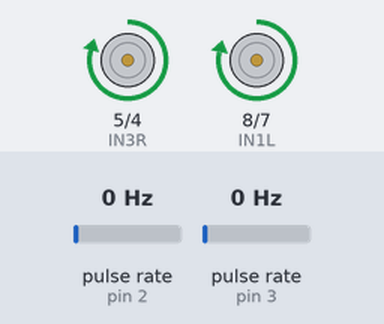
Bench run of a sketch on a simulated Arduino Mega 2560, built with avr-gcc and run on an emulated ATmega2560. Parts: motor-driver pin pairs drawn as motors (green arrow = first pin HIGH = forward, orange = second pin HIGH = backward, longer = more drive, scaled by the enable pin). Wiring (inferred from the names in the program): 2 × pulse sensor: data pin 2 / data pin 3. Inputs (shaded band) come from the test bench; at power-on: pulse rate (sensors on pin 2, pin 3) 0 Hz.

Above: at 11.2 s.
11.3 s: pulse rate (sensor on pin 2) set to 50 Hz
14.3 s: pulse rate (sensor on pin 3) set to 50 Hz
At 15.25 s:
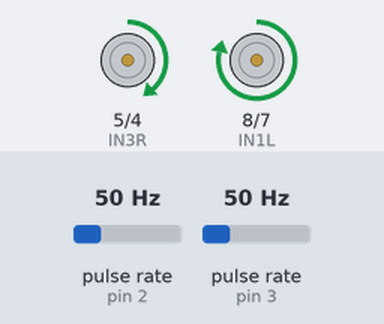
17.3 s: pulse rate (sensor on pin 2) set to 4 Hz
At 18.25 s:
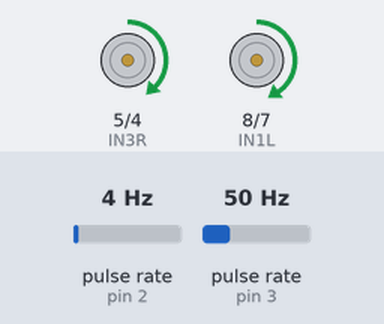
20.3 s: pulse rate (sensor on pin 3) set to 4 Hz
At 21.4 s:
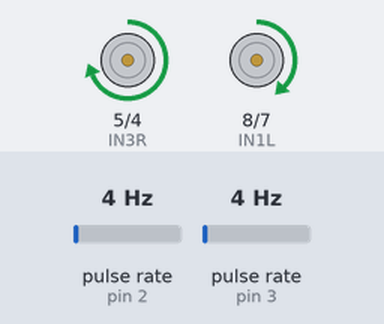
Timing chart, 0 to 24.3 s (numbered marks = the images above; inputs shaded):
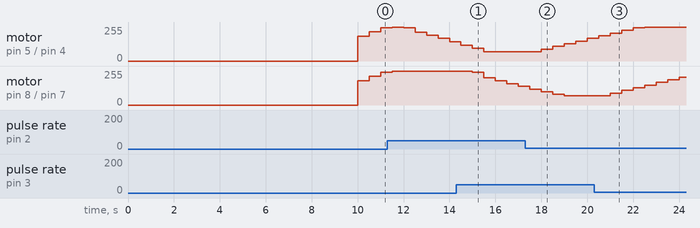

The sketch:

pid_both_loaded_2.ino
```cpp
#include <Arduino.h> // Standard Arduino library

// --- Bluetooth Module Pins (HC-05 using Hardware Serial1 on Mega) ---
// On Arduino Mega:
// RX1 (Pin 19) will receive data from HC-05 TX
// TX1 (Pin 18) will send data to HC-05 RX (via voltage divider)
// Ensure your HC-05's baud rate is set to 9600 (default) or match it here.

// --- Motor Driver Pins (L298N) ---
// Left Motor pins
const int ENAL = 10; // PWM pin for Left Motor speed
const int IN1L = 8;  // Left Motor Direction Pin 1
const int IN2L = 7;  // Left Motor Direction Pin 2

// Right Motor pins
const int ENAR = 9;  // PWM pin for Right Motor speed
const int IN3R = 5;  // Right Motor Direction Pin 1
const int IN4R = 4;  // Right Motor Direction Pin 2

// --- Encoder Pins and Variables ---
// Connect Left Encoder to Digital Pin 3 (Interrupt 1 on Mega)
const int LEFT_ENCODER_PIN = 3;
// Connect Right Encoder to Digital Pin 2 (Interrupt 0 on Mega)
const int RIGHT_ENCODER_PIN = 2;

volatile long leftEncoderTicks = 0;
volatile long rightEncoderTicks = 0;

// Encoder properties
const int PPR = 16; // Pulses Per Revolution of your encoder
const unsigned long DEBOUNCE_DELAY_MS = 20; // Debounce for encoder interrupts
volatile unsigned long lastPulseTimeLeft = 0;
volatile unsigned long lastPulseTimeRight = 0;

// --- Timing for RPM calculation and PID loop ---
unsigned long lastLoopTime = 0;
const unsigned long LOOP_INTERVAL_MS = 500; // PID loop updates every 100ms (was 200ms, changed for faster feedback)

// --- PID Control Variables for LEFT Motor ---
// Use your best tuned values for the Left motor here as starting point
float Kp_L = 0.4;  // Proportional gain for Left Motor
float Ki_L = 0.0;  // Integral gain for Left Motor
float Kd_L = 0.0;  // Derivative gain for Left Motor

float targetRPM_Left = 80.0; // Desired target RPM for Left Motor
float currentRPM_Left = 0.0;
float error_Left = 0.0;
float prevError_Left = 0.0;
float integral_Left = 0.0;
float derivative_Left = 0.0;
float outputPWM_Left = 0.0;

// --- PID Control Variables for RIGHT Motor ---
// Start with conservative values for the Right motor based on its earlier sensitivity
float Kp_R = 0.4;  // Proportional gain for Right Motor
float Ki_R = 0.0;  // Integral gain for Right Motor
float Kd_R = 0.0;  // Derivative gain for Right Motor

float targetRPM_Right = 80.0; // Desired target RPM for Right Motor
float currentRPM_Right = 0.0;
float error_Right = 0.0;
float prevError_Right = 0.0;
float integral_Right = 0.0;
float derivative_Right = 0.0;
float outputPWM_Right = 0.0;

// --- Motor Characterization (Regression Lines - LOADED) ---
// These are used for feedforward: an initial PWM estimate based on desired RPM
const float REGRESSION_SLOPE_L = 0.530;
const float REGRESSION_INTERCEPT_L = -0.162;

const float REGRESSION_SLOPE_R = 0.526;
const float REGRESSION_INTERCEPT_R = -1.518;

// --- PWM Output Limits ---
const int MIN_PWM = 0;
const int MAX_PWM = 255;

// --- Minimum Effective PWM (Motor Deadband Compensation - LOADED) ---
// This is the minimum PWM value needed to get the motor spinning
const int MIN_EFFECTIVE_PWM_L = 70; // For Left Motor
const int MIN_EFFECTIVE_PWM_R = 70; // For Right Motor


void setup() {
  // Initialize USB Serial for debugging (to your laptop's Arduino IDE Serial Monitor)
  // Serial.begin(9600); // Wait for Serial Monitor to open (useful for some boards)
  // Serial.println("Robot Dual Motor PID Control Test (Loaded)");
  // Serial.print("Target Left RPM: "); Serial.print(targetRPM_Left);
  // Serial.print(" | Target Right RPM: "); Serial.println(targetRPM_Right);
  // Serial.println("----------------------------------------");
  // Serial.print("PID loop updates every "); Serial.print(LOOP_INTERVAL_MS); Serial.println("ms.");
  // Serial.println("Controlling BOTH Motors with Feedforward.");
  // Serial.print("MIN_EFFECTIVE_PWM_L: "); Serial.print(MIN_EFFECTIVE_PWM_L);
  // Serial.print(" | MIN_EFFECTIVE_PWM_R: "); Serial.println(MIN_EFFECTIVE_PWM_R);
  // Serial.print("Kp_L: "); Serial.print(Kp_L); Serial.print(", Ki_L: "); Serial.print(Ki_L); Serial.print(", Kd_L: "); Serial.println(Kd_L);
  // Serial.print("Kp_R: "); Serial.print(Kp_R); Serial.print(", Ki_R: "); Serial.print(Ki_R); Serial.print(", Kd_R: "); Serial.println(Kd_R);

  // Initialize Hardware Serial1 for HC-05 Bluetooth communication
  Serial1.begin(9600); // HC-05 default baud rate is 9600
  Serial1.println("Arduino: HC-05 Ready for Data Streaming!");

  // Motor Driver Pin Setup for LEFT Motor
  pinMode(ENAL, OUTPUT);
  pinMode(IN1L, OUTPUT);
  pinMode(IN2L, OUTPUT);

  // Motor Driver Pin Setup for RIGHT Motor
  pinMode(ENAR, OUTPUT);
  pinMode(IN3R, OUTPUT);
  pinMode(IN4R, OUTPUT);

  // Encoder Pin Setup for BOTH Encoders
  // Digital Pin 3 (Interrupt 1) and Digital Pin 2 (Interrupt 0) are external interrupts on Arduino Mega
  pinMode(LEFT_ENCODER_PIN, INPUT_PULLUP); // Use INPUT_PULLUP if encoder outputs open-collector/open-drain
  attachInterrupt(digitalPinToInterrupt(LEFT_ENCODER_PIN), leftEncoderISR, CHANGE); // Trigger on any state change
  pinMode(RIGHT_ENCODER_PIN, INPUT_PULLUP);
  attachInterrupt(digitalPinToInterrupt(RIGHT_ENCODER_PIN), rightEncoderISR, CHANGE);

  // Initialize both motors to stop
  digitalWrite(IN1L, LOW); digitalWrite(IN2L, LOW); analogWrite(ENAL, 0);
  digitalWrite(IN3R, LOW); digitalWrite(IN4R, LOW); analogWrite(ENAR, 0);
  delay(10000); // Short delay to allow everything to initialize
}

void loop() {
  unsigned long currentTime = millis();
  float deltaTime_ms = (float)(currentTime - lastLoopTime);

  // --- PID Loop Execution for BOTH motors ---
  if (deltaTime_ms >= LOOP_INTERVAL_MS) {
    lastLoopTime = currentTime;

    // --- LEFT Motor PID Calculation ---
    // Disable interrupts briefly to read volatile variables safely
    noInterrupts();
    long currentLeftTicks_copy = leftEncoderTicks;
    leftEncoderTicks = 0; // Reset ticks for the next interval
    interrupts();

    currentRPM_Left = (float)currentLeftTicks_copy / PPR / (deltaTime_ms / 60000.0); // Calculate RPM
    error_Left = targetRPM_Left - currentRPM_Left;

    // Feedforward term based on regression line
    float base_pwm_L = (targetRPM_Left - REGRESSION_INTERCEPT_L) / REGRESSION_SLOPE_L;
    if (base_pwm_L < 0) base_pwm_L = 0;
    if (base_pwm_L > MAX_PWM) base_pwm_L = MAX_PWM;

    // PID terms for correction
    float P_term_L = Kp_L * error_Left;

    // Integral term with anti-windup
    if (Ki_L > 0.0) {
      integral_Left += error_Left * (deltaTime_ms / 1000.0);
      // Basic anti-windup: only accumulate integral if not saturated
      if (!((outputPWM_Left >= MAX_PWM && error_Left > 0) || (outputPWM_Left <= MIN_PWM && error_Left < 0))) {
        // Clamp integral to prevent excessive accumulation
        if (integral_Left > 500) integral_Left = 500;
        if (integral_Left < -500) integral_Left = -500;
      }
    } else {
      integral_Left = 0; // If Ki is 0, reset integral
    }
    float I_term_L = Ki_L * integral_Left;

    // Derivative term
    derivative_Left = (error_Left - prevError_Left) / (deltaTime_ms / 1000.0);
    float D_term_L = Kd_L * derivative_Left;

    // Initial outputPWM based on feedforward, then adjusted by PID
    if (outputPWM_Left == 0.0) outputPWM_Left = base_pwm_L; // Start with feedforward for new targets

    outputPWM_Left = outputPWM_Left + P_term_L + I_term_L + D_term_L; // Combine feedforward with PID correction

    // Apply Minimum Effective PWM (Deadband Compensation)
    if (targetRPM_Left > 0 && outputPWM_Left > 0 && outputPWM_Left < MIN_EFFECTIVE_PWM_L) { outputPWM_Left = MIN_EFFECTIVE_PWM_L; }
    else if (targetRPM_Left == 0) { outputPWM_Left = 0; } // Ensure off if target is 0

    // Clamp final PWM output to valid range (0-255)
    if (outputPWM_Left > MAX_PWM) outputPWM_Left = MAX_PWM;
    if (outputPWM_Left < MIN_PWM) outputPWM_Left = MIN_PWM;
    prevError_Left = error_Left;


    // --- RIGHT Motor PID Calculation ---
    noInterrupts();
    long currentRightTicks_copy = rightEncoderTicks;
    rightEncoderTicks = 0;
    interrupts();

    currentRPM_Right = (float)currentRightTicks_copy / PPR / (deltaTime_ms / 60000.0);
    error_Right = targetRPM_Right - currentRPM_Right;

    float base_pwm_R = (targetRPM_Right - REGRESSION_INTERCEPT_R) / REGRESSION_SLOPE_R;
    if (base_pwm_R < 0) base_pwm_R = 0;
    if (base_pwm_R > MAX_PWM) base_pwm_R = MAX_PWM;

    float P_term_R = Kp_R * error_Right;

    if (Ki_R > 0.0) {
      integral_Right += error_Right * (deltaTime_ms / 1000.0);
      if (!((outputPWM_Right >= MAX_PWM && error_Right > 0) || (outputPWM_Right <= MIN_PWM && error_Right < 0))) {
        if (integral_Right > 500) integral_Right = 500;
        if (integral_Right < -500) integral_Right = -500;
      }
    } else {
      integral_Right = 0;
    }
    float I_term_R = Ki_R * integral_Right;

    derivative_Right = (error_Right - prevError_Right) / (deltaTime_ms / 1000.0);
    float D_term_R = Kd_R * derivative_Right;

    if (outputPWM_Right == 0.0) outputPWM_Right = base_pwm_R;

    outputPWM_Right = outputPWM_Right + P_term_R + I_term_R + D_term_R;

    if (targetRPM_Right > 0 && outputPWM_Right > 0 && outputPWM_Right < MIN_EFFECTIVE_PWM_R) { outputPWM_Right = MIN_EFFECTIVE_PWM_R; }
    else if (targetRPM_Right == 0) { outputPWM_Right = 0; }

    if (outputPWM_Right > MAX_PWM) outputPWM_Right = MAX_PWM;
    if (outputPWM_Right < MIN_PWM) outputPWM_Left = MIN_PWM; // Fixed: was outputPWM_Left, should be outputPWM_Right
    prevError_Right = error_Right;


    // --- Apply PWM to BOTH Motors (Forward Direction) ---
    // Ensure direction pins are set for forward movement
    digitalWrite(IN1L, HIGH); // Left Motor Forward
    digitalWrite(IN2L, LOW);
    analogWrite(ENAL, (int)outputPWM_Left);

    digitalWrite(IN3R, HIGH); // Right Motor Forward
    digitalWrite(IN4R, LOW);
    analogWrite(ENAR, (int)outputPWM_Right);

    // --- Data Stream to Laptop (via Serial1 / HC-05) ---
    // Format: "Timestamp_ms,CurrentRPM_L,OutputPWM_L,CurrentRPM_R,OutputPWM_R"
    // This compact format is easy for Python to parse and plot.
    Serial1.print(currentTime);
    Serial1.print(",");
    Serial1.print(currentRPM_Left);
    Serial1.print(",");
    Serial1.print((int)outputPWM_Left);
    Serial1.print(",");
    Serial1.print(currentRPM_Right);
    Serial1.print(",");
    Serial1.println((int)outputPWM_Right); // println adds newline

    // --- Debug Print to Arduino IDE Serial Monitor (via USB) ---
    // This is for your visual debugging on the laptop connected via USB
    // Serial.print("TRPM: "); Serial.print(targetRPM_Left);
    // Serial.print(" | CRPM_L: "); Serial.print(currentRPM_Left);
    // Serial.print(" | PWM_L: "); Serial.print((int)outputPWM_Left);
    // Serial.print(" | CRPM_R: "); Serial.print(currentRPM_Right);
    // Serial.print(" | PWM_R: "); Serial.println((int)outputPWM_Right);
  }
}

// --- Encoder Interrupt Service Routine (ISR) for LEFT Encoder ---
// This function runs every time the LEFT_ENCODER_PIN changes state (HIGH to LOW or LOW to HIGH)
void leftEncoderISR() {
  unsigned long currentTime = millis();
  // Simple debouncing to avoid multiple counts from a single physical pulse
  if (currentTime - lastPulseTimeLeft > DEBOUNCE_DELAY_MS) {
    leftEncoderTicks++; // Increment tick count
    lastPulseTimeLeft = currentTime; // Record time of this pulse
  }
}

// --- Encoder Interrupt Service Routine (ISR) for RIGHT Encoder ---
// This function runs every time the RIGHT_ENCODER_PIN changes state
void rightEncoderISR() {
  unsigned long currentTime = millis();
  // Simple debouncing
  if (currentTime - lastPulseTimeRight > DEBOUNCE_DELAY_MS) {
    rightEncoderTicks++; // Increment tick count
    lastPulseTimeRight = currentTime; // Record time of this pulse
  }
}
```

Measured:
- after the input at 14.3 s, motor on pin 8 (IN1L) / pin 7 (IN2L): moves from forward 255/255 to forward 139/255 over 2.0 s, starting after 0.70 s
- after the input at 17.3 s, motor on pin 5 (IN3R) / pin 4 (IN4R): moves from forward 70/255 to forward 170/255 over 2.0 s, starting after 0.70 s
- after the input at 20.3 s, motor on pin 8 (IN1L) / pin 7 (IN2L): moves from forward 70/255 to forward 210/255 over 3.0 s, starting after 0.70 s
